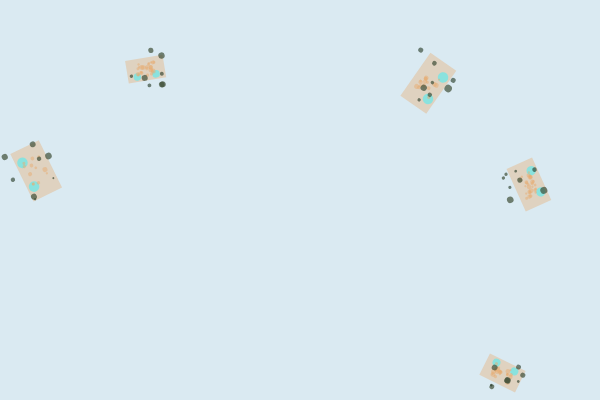
Frame 1 (no input)
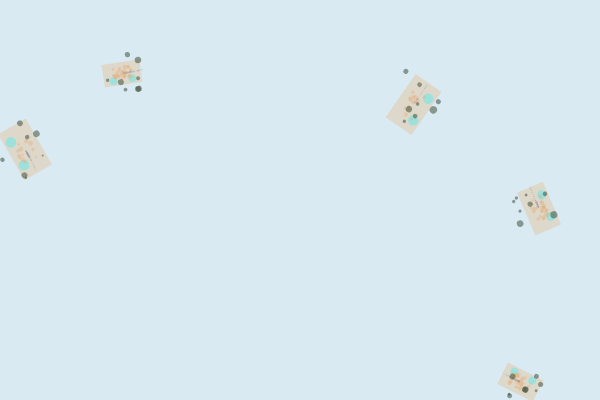
Frame 60 (no input)
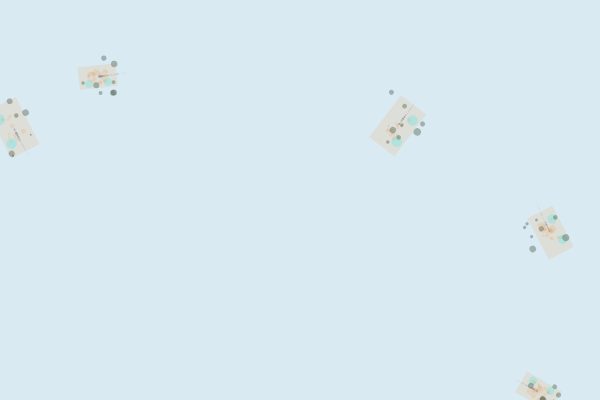
Frame 120 (the mouse pressed at the canvas centre since frame 60)

The p5.js sketch that drew these frames (run headless with seeded random() and noise() and a simulated clock; from frame 60 on, the mouse is pressed at the canvas centre):

// p5.js sketch
// ── sketch.js
let ships = [];
let trails = [];

function setup() {
  createCanvas(600, 400);
  colorMode(HSB, 360, 100, 100, 1);
  noStroke();
  
  // Create initial ships
  for (let i = 0; i < 5; i++) {
    ships.push({
      x: random(width),
      y: random(height),
      size: random(30, 60),
      rotation: random(TWO_PI),
      speed: random(0.2, 0.5),
      age: 0,
      tear: random(10, 30),
      barnacles: [],
      moss: []
    });
  }
  
  // Initialize barnacles and moss
  for (let s of ships) {
    for (let i = 0; i < 5; i++) {
      s.barnacles.push({
        x: random(-s.size/2, s.size/2),
        y: random(-s.size/2, s.size/2),
        size: random(3, 8)
      });
    }
    for (let i = 0; i < 3; i++) {
      s.moss.push({
        x: random(-s.size/2, s.size/2),
        y: random(-s.size/2, s.size/2),
        size: random(2, 5)
      });
    }
  }
}

function draw() {
  background(200, 10, 95);
  
  // Draw trails
  for (let t of trails) {
    fill(t.hue, t.sat, t.bri, t.alpha);
    ellipse(t.x, t.y, t.size);
    t.alpha -= 0.01;
    t.size *= 0.99;
  }
  
  // Remove faded trails
  trails = trails.filter(t => t.alpha > 0);
  
  // Update and draw ships
  for (let s of ships) {
    // Slow drift
    s.x += cos(s.rotation) * s.speed;
    s.y += sin(s.rotation) * s.speed;
    
    // Gentle rotation
    s.rotation += random(-0.01, 0.01);
    
    // Age the ship
    s.age += 0.01;
    
    // Fade out over time
    let alpha = map(s.age, 0, 2, 1, 0.2);
    
    // Draw ship body (translucent)
    fill(30, 50, 90, alpha * 0.4);
    push();
    translate(s.x, s.y);
    rotate(s.rotation);
    rectMode(CENTER);
    rect(0, 0, s.size, s.size * 0.6);
    
    // Draw windows
    fill(180, 50, 90, alpha * 0.8);
    ellipse(-s.size/4, -s.size/6, s.size/5, s.size/5);
    ellipse(s.size/4, -s.size/6, s.size/5, s.size/5);
    
    // Draw tears
    fill(30, 50, 90, alpha * 0.5);
    for (let i = 0; i < s.tear; i++) {
      let tx = random(-s.size/4, s.size/4);
      let ty = random(-s.size/6, s.size/6);
      ellipse(tx, ty, random(2, 5));
    }
    
    // Draw barnacles
    fill(100, 30, 30, alpha * 0.7);
    for (let b of s.barnacles) {
      ellipse(b.x, b.y, b.size);
    }
    
    // Draw moss
    fill(120, 40, 20, alpha * 0.6);
    for (let m of s.moss) {
      ellipse(m.x, m.y, m.size);
    }
    
    pop();
    
    // Leave trail behind
    if (frameCount % 5 === 0) {
      trails.push({
        x: s.x,
        y: s.y,
        hue: random(200, 240),
        sat: random(30, 50),
        bri: random(60, 80),
        alpha: 0.8,
        size: random(1, 3)
      });
    }
    
    // Wrap around edges
    if (s.x < -s.size) s.x = width + s.size;
    if (s.x > width + s.size) s.x = -s.size;
    if (s.y < -s.size) s.y = height + s.size;
    if (s.y > height + s.size) s.y = -s.size;
  }
}
